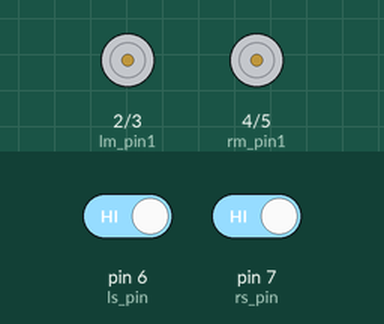
The sketch below on a simulated Arduino Uno, built with avr-gcc and run on an emulated ATmega328P. Parts: motor-driver pin pairs drawn as motors (green arrow = first pin HIGH = forward, orange = second pin HIGH = backward, longer = more drive). The inputs (shaded band) are chosen by the test bench; at power-on: pin 6 (ls_pin) HIGH, pin 7 (rs_pin) HIGH.

Above: at 3.2 s.
3.3 s: pin 6 (ls_pin) driven LOW
At 3.8 s:
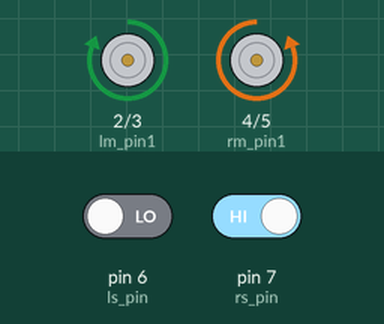
4.8 s: pin 7 (rs_pin) driven LOW
At 6.0 s:
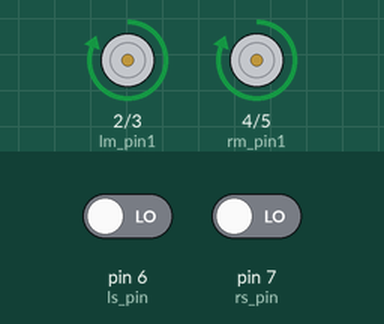
6.3 s: pin 6 (ls_pin) driven HIGH
At 7.2 s:
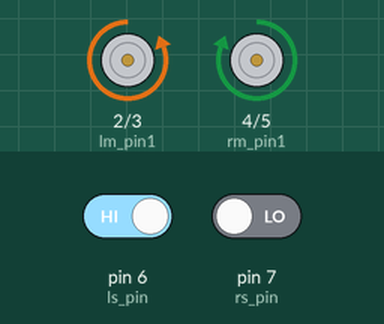
7.8 s: pin 7 (rs_pin) driven HIGH
At 8.4 s:
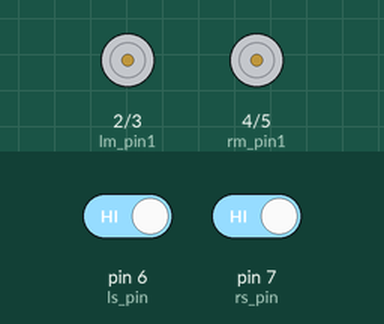
Timing chart, 0 to 10.3 s (numbered marks = the images above; inputs shaded):
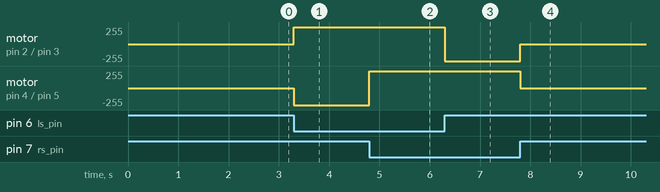

Measured:
- after the input at 3.3 s, motor on pin 2 (lm_pin1) / pin 3 (lm_pin2): stopped → forward 255/255 at once; motor on pin 4 (rm_pin1) / pin 5 (rm_pin2): stopped → backward 255/255 at once
- after the input at 4.8 s, motor on pin 4 (rm_pin1) / pin 5 (rm_pin2): backward 255/255 → forward 255/255 at once
- after the input at 6.3 s, motor on pin 2 (lm_pin1) / pin 3 (lm_pin2): forward 255/255 → backward 255/255 at once
- after the input at 7.8 s, motor on pin 2 (lm_pin1) / pin 3 (lm_pin2): backward 255/255 → stopped at once; motor on pin 4 (rm_pin1) / pin 5 (rm_pin2): forward 255/255 → stopped at once

The sketch:

linefollower_differntial.ino
```cpp
//---------------Global declaration---------------------------------------//
//motor
int lm_pin1=2;          //<-------------------------Changes
int lm_pin2=3;
int rm_pin1=4;
int rm_pin2=5;

//sensor
int ls_pin=6;
int rs_pin=7;
int rs_value;
int ls_value;


//--------------function defination------------------------------------------//
void read_sen_value()
{
  rs_value = digitalRead(rs_pin);
  ls_value = digitalRead(ls_pin);
}

void check_direction_move()
{
  if(ls_value == 0 && rs_value == 0) //WW
  {
    forward();//forward
  }
  else if(ls_value == 0 && rs_value == 1)//WB
  {
    right();//right
  }
  else if(ls_value == 1 && rs_value == 0)//BW
  {
    left();//left
  }
  else if(ls_value == 1 && rs_value == 1)//BB
  {
    STOP();//STOP
  }

}

void forward()                      //---------------changes in all below functions
{
  digitalWrite(lm_pin1, 1);
  digitalWrite(lm_pin2, 0);
  digitalWrite(rm_pin1, 1);
  digitalWrite(rm_pin2, 0);
}
void left()
{
  digitalWrite(lm_pin1, 0);
  digitalWrite(lm_pin2, 1);
  digitalWrite(rm_pin1, 1);
  digitalWrite(rm_pin2, 0);
}
void right()
{
  digitalWrite(lm_pin1, 1);
  digitalWrite(lm_pin2, 0);
  digitalWrite(rm_pin1, 0);
  digitalWrite(rm_pin2, 1);
}
void STOP()
{
  digitalWrite(lm_pin1, 0);
  digitalWrite(lm_pin2, 0);
  digitalWrite(rm_pin1, 0);
  digitalWrite(rm_pin2, 0);
}

//----------------setup-------------------------------------------------------//
void setup() {
  Serial.begin(9600);

  delay(2000);

  pinMode(rm_pin1, OUTPUT);//motor        //<---------------Changes
  pinMode(rm_pin2, OUTPUT);
  pinMode(lm_pin1, OUTPUT);
  pinMode(lm_pin2, OUTPUT);

  pinMode(rs_pin, INPUT);//input
  pinMode(ls_pin, INPUT);
}


//-----------------loop-------------------------------------------------------//
void loop() {
  read_sen_value();

  check_direction_move();
}
```
